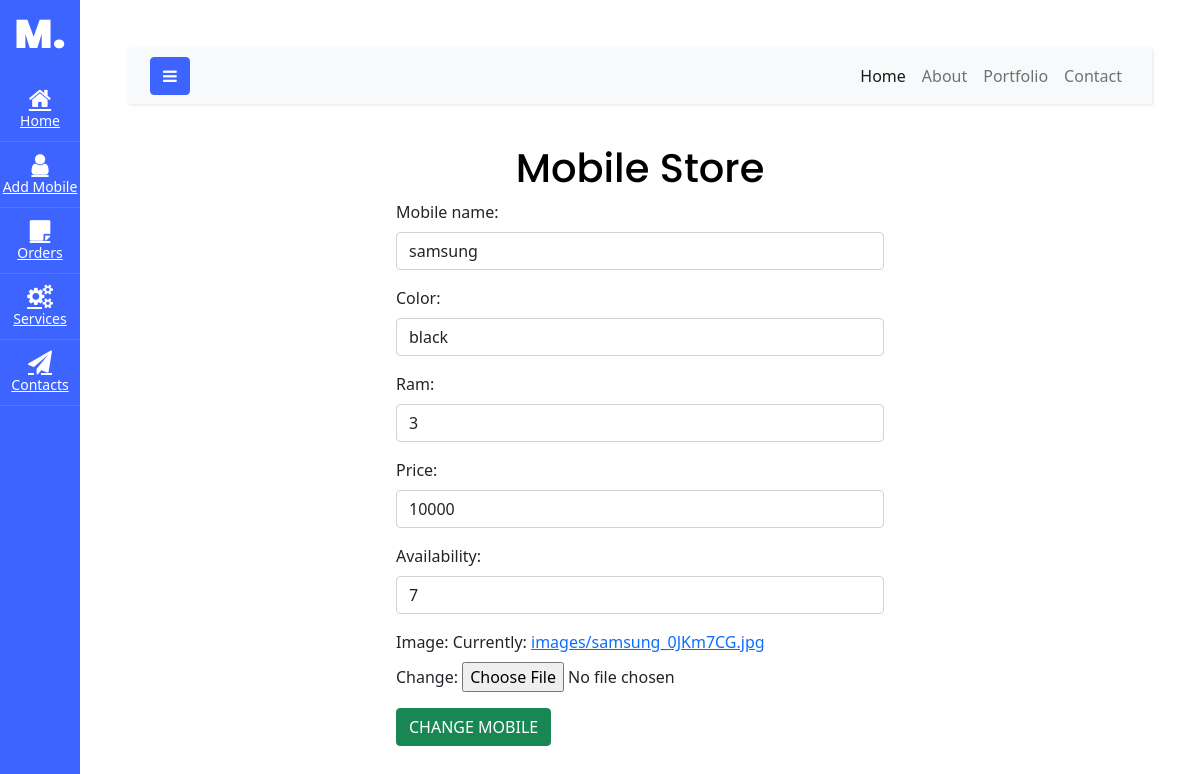
Screenshot of /mobile/change/6 (signed in) with the database file from the repository.
### mobile/models.py (models this page shows, shortened)
class Mobile(models.Model):
    mobile_name=models.CharField(unique=True,max_length=50)
    color=models.CharField(max_length=70)
    ram=models.PositiveIntegerField()
    price=models.PositiveIntegerField()
    availability=models.PositiveIntegerField()
    image=models.ImageField(upload_to="images",null=True)

### mobile/views.py (the view)
# urls.py: path("change/<int:id>",views.Changemobile.as_view(),name="changemobile"),
@method_decorator(admin_permission_required,name="dispatch")
class Changemobile(UpdateView):
    model = Mobile
    form_class = forms.Mobileform
    template_name = "edit_mobile.html"
    pk_url_kwarg = "id"
    success_url = reverse_lazy("mobilelist")

### mobile/forms.py
class Mobileform(ModelForm):
    class Meta:
        fields=["mobile_name","color","ram","price","availability","image"]
        model=Mobile
        widgets={
            "mobile_name":forms.TextInput(attrs={"class":"form-control"}),
            "color":forms.TextInput(attrs={"class":"form-control"}),
            "ram":forms.NumberInput(attrs={"class":"form-control"}),
            "price": forms.NumberInput(attrs={"class": "form-control"}),
            "availability": forms.NumberInput(attrs={"class": "form-control"}),
        }

### mobile/templates/edit_mobile.html (shortened to what this page needs)
<!DOCTYPE html>
{%extends 'page.html'%}
{%block body_block%}
<html lang="en">
<head>
<link href="https://cdn.jsdelivr.net/npm/bootstrap@5.1.2/dist/css/bootstrap.min.css" rel="stylesheet">
</head>
<body>
    <div class="container">
      <div class="row">
        <div class="col-3"></div>
        <div class="col-6">
            <h1 class="text-center">Mobile Store</h1>
          <form action="" method="post">
            {{form.as_p}}
            <button class="btn btn-success">CHANGE MOBILE</button>
          </form>
        </div>
        <div class="col-3"></div>
      </div>
    </div>
</body>
</html>
{%endblock%}

### rows the page displays
Mobile: mobile_name "samsung", color "black", ram "3", price "10000", availability "7"
